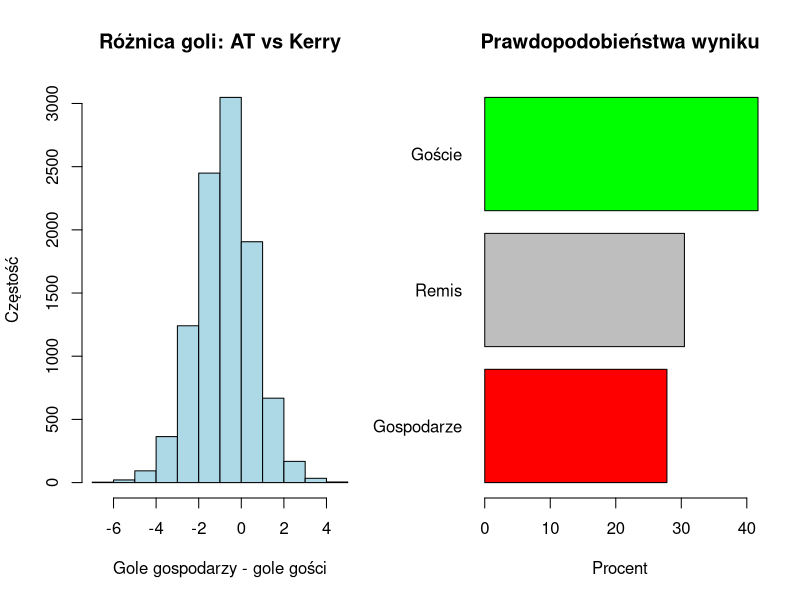

This figure's R source:
# -----------------------------------------------------------------------------
# ROZBUDOWANY PROGRAM DO SYMULACJI MECZÓW PIŁKARSKICH
# -----------------------------------------------------------------------------

# ----------------------
# 1. KONFIGURACJA DANYCH
# ----------------------

team_stats <- list(
  "AT" = list(
    home_avg = 0.75, # Średnia liczba goli strzelonych u siebie
    away_avg = 0.55, # Średnia liczba goli strzelonych na wyjeździe
    attack = 0.8, # Siła ataku (1.0 = średnia ligowa, 1.2 = silniejszy atak)
    defense = 0.8, # Siła obrony (0.8 = słabsza obrona niż średnia)
    last_5_home = c(2,0,1,1,0), # Liczba goli w ostatnich 5 meczach u siebie
    key_players = c(TRUE, TRUE, TRUE)  # Czy grają kluczowi zawodnicy
  ),
  "Kerry" = list(
    home_avg = 0.88, 
    away_avg = 1.12,
    attack = 1.0,
    defense = 1.0,
    last_5_away = c(0,1,2,2,0),
    key_players = c(TRUE, TRUE, TRUE)
  )
)

# Czynniki zewnętrzne
match_conditions <- list(
  importance = 1.1,  # Czy mecz jest ważny? (1.0 = normalny, 1.5 = bardzo ważny)
  weather = "good",   # "good" (dobra), "rain" (deszcz), "snow" (śnieg)
  referee = "strict"  # "strict" (ostry), "normal", "lenient" (pobłażliwy)
)

# ----------------------
# 2. FUNKCJE POMOCNICZE
# ----------------------

# Oblicza średnią ważoną formę
calculate_form <- function(goals) {
  weights <- c(1.5, 1.5, 1.2, 1.1, 1) # Wagi dla ostatnich 5 meczów
  sum(goals * weights) / sum(weights) # Średnia ważona
}

# Oblicza współczynnik warunków pogodowych
get_weather_factor <- function(weather) {
  switch(weather,
         "good" = 1.0, # Brak wpływu (Domyślna wartość)
         "rain" = 0.9, # -10% goli
         "snow" = 0.8, # -20% goli
         1.0)
}

# Oblicza współczynnik sędziego
get_referee_factor <- function(referee, home_advantage = TRUE) {
  factor <- switch(referee,
                   "strict" = 0.9, #Surowy -10% goli
                   "normal" = 1.0, #neutralny (domyślny)
                   "lenient" = 1.1, #łagodny +10%goli
                   1.0)
  if (home_advantage) factor * 1.05 else factor # Gospodarz ma +5% bonus
}

# Oblicza wpływ kluczowych zawodników
get_key_players_factor <- function(key_players) {
  playing <- sum(key_players) # Ile kluczowych gra
  total <- length(key_players) # Ile jest wszystkich
  1.0 - (0.1 * (total - playing))  # -10% za każdego brakującego
}

# ----------------------
# 3. ROZBUDOWANA SYMULACJA MECZU
# ----------------------

simulate_match <- function(home_team, away_team, n_sim = 10000, conditions = match_conditions) {
  # Pobierz statystyki drużyn
  home <- team_stats[[home_team]] #Gospodarz
  away <- team_stats[[away_team]] #Gość
  
  # Oblicz aktualną formę
  home_current <- calculate_form(home$last_5_home) #Forma gospodarza
  away_current <- calculate_form(away$last_5_away) #Forma gościa
  
  # Współczynniki dodatkowe
  weather_fact <- get_weather_factor(conditions$weather)
  referee_fact_home <- get_referee_factor(conditions$referee, TRUE)
  referee_fact_away <- get_referee_factor(conditions$referee, FALSE)
  key_players_fact_home <- get_key_players_factor(home$key_players)
  key_players_fact_away <- get_key_players_factor(away$key_players)
  
  # Skorygowane średnie (uwzględniające więcej czynników)
  home_adj <- (0.6 * home$home_avg + 0.3 * home_current + 0.1 * home$attack) * 
    conditions$importance * weather_fact * referee_fact_home * key_players_fact_home
  
  away_adj <- (0.6 * away$away_avg + 0.3 * away_current + 0.1 * away$attack) * 
    conditions$importance * weather_fact * referee_fact_away * key_players_fact_away
  
  # Uwzględnij siłę obrony przeciwnika
  home_adj <- home_adj * (1.1 - away$defense/10)
  away_adj <- away_adj * (1.1 - home$defense/10)
  
  # Symulacja z rozkładem Poissona
  home_goals <- rpois(n_sim, home_adj)
  away_goals <- rpois(n_sim, away_adj)
  
  # Oblicz prawdopodobieństwa
  results <- data.frame(home = home_goals, away = away_goals)
  
  home_win <- mean(results$home > results$away) * 100
  draw <- mean(results$home == results$away) * 100
  away_win <- mean(results$home < results$away) * 100
  
  # Najczęstsze wyniki
  common_results <- sort(table(paste(results$home, "-", results$away)), decreasing = TRUE)
  top_3_results <- head(common_results, 3)
  
  # Wizualizacja
  par(mfrow = c(1, 2))
  
  # Histogram różnicy goli
  hist(results$home - results$away,
       main = paste("Różnica goli:", home_team, "vs", away_team),
       xlab = "Gole gospodarzy - gole gości",
       ylab = "Częstość",
       col = "lightblue")
  
  # Wykres prawdopodobieństw
  prob_df <- data.frame(
    outcome = factor(c("Gospodarze", "Remis", "Goście"), 
                     levels = c("Goście", "Remis", "Gospodarze")),
    probability = c(home_win, draw, away_win)
  )
  
  barplot(prob_df$probability, 
          names.arg = prob_df$outcome,
          horiz = TRUE,
          las = 1,
          main = "Prawdopodobieństwa wyniku",
          xlab = "Procent",
          col = c("red", "gray", "green"))
  
  # Zwróć szczegółowe wyniki
  list(
    home_team = home_team,
    away_team = away_team,
    adjusted_avg = c(
      home = round(home_adj, 2),
      away = round(away_adj, 2)
    ),
    probabilities = c(
      home_win = round(home_win, 1),
      draw = round(draw, 1),
      away_win = round(away_win, 1)
    ),
    top_results = top_3_results,
    simulation_count = n_sim,
    match_conditions = conditions
  )
}

# ----------------------
# 4. PRZYKŁADOWE UŻYCIE
# ----------------------

# Ustaw ziarno dla powtarzalności
set.seed(123)

# Symuluj mecz z uwzględnieniem warunków
match_result <- simulate_match(
  "AT", 
  "Kerry",
  conditions = list(
    importance = 1.0,
    weather = "good",
    referee = "normal"
  )
)

# Wyświetl szczegółowe wyniki
cat("\nSYMULACJA MECZU:", match_result$home_team, "vs", match_result$away_team, "\n")
cat("----------------------------------\n")
cat("Warunki meczu:\n")
cat("  Ważność:", match_result$match_conditions$importance, "\n")
cat("  Pogoda:", match_result$match_conditions$weather, "\n")
cat("  Sędzia:", match_result$match_conditions$referee, "\n\n")

cat("Skorygowane średnie:\n")
cat(match_result$home_team, ":", match_result$adjusted_avg["home"], "goli\n")
cat(match_result$away_team, ":", match_result$adjusted_avg["away"], "goli\n\n")

cat("Prawdopodobieństwa:\n")
cat("Wygrana gospodarzy:", match_result$probabilities["home_win"], "%\n")
cat("Remis:", match_result$probabilities["draw"], "%\n")
cat("Wygrana gości:", match_result$probabilities["away_win"], "%\n\n")

cat("Najbardziej prawdopodobne wyniki:\n")
print(match_result$top_results)
